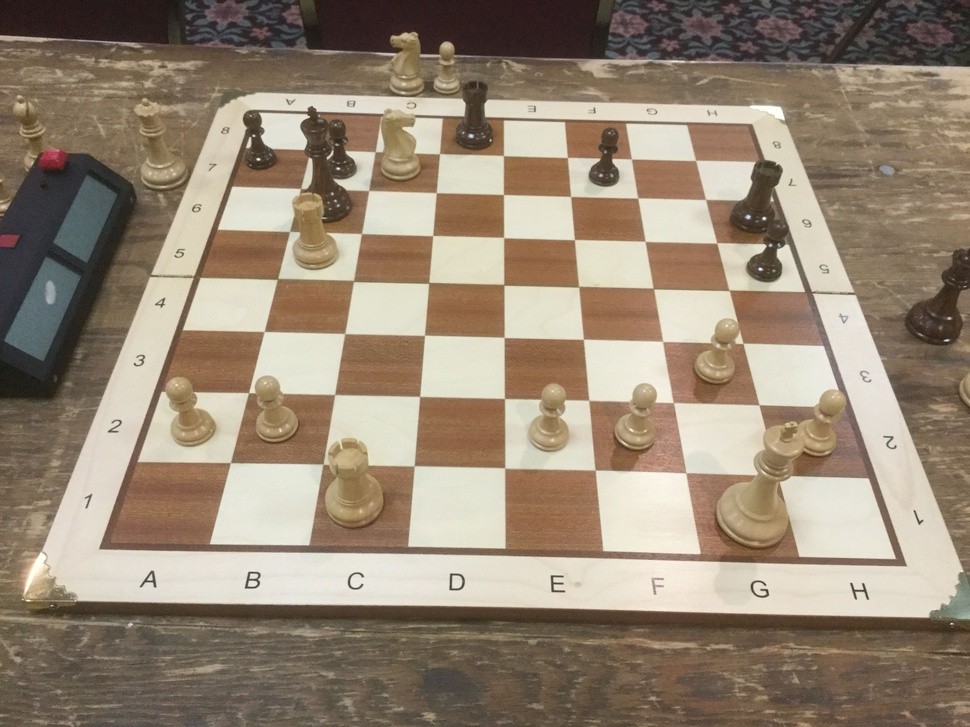
#> input picture data/chessboard.jpeg, 970 x 727 px, shrunk from 3264 x 2448 before the run
$ jupyter execute fail-three.ipynb
#> lines starting #> are read from the running program, lines starting #| are printed output that depends on the picture; after the words box and inside, x2 and y2 are one past the last pixel; in counts of white or black regions, pixels touching at a corner belong together
[cell 1]
from matplotlib import pyplot as plt
import cv2
import numpy as np
import os

def load_image(image_path):
    """Load and convert an image to grayscale."""
#> called with image_path = '../data/chessboard.jpeg'
    if not os.path.exists(image_path):
        raise FileNotFoundError(f"Image not found: {image_path}")
    image = cv2.imread(image_path)
#> image is the input picture: shape (727, 970, 3); mean B, G, R 117.2, 135.6, 151.1
    image_gray = cv2.cvtColor(image, cv2.COLOR_BGR2GRAY)
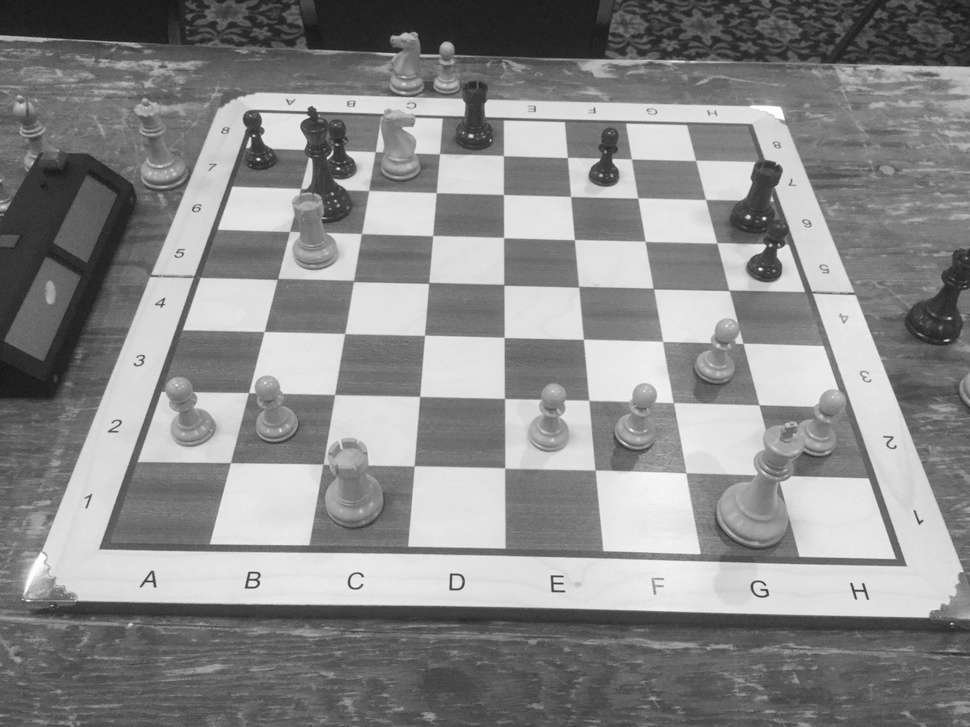
#> image_gray: shape (727, 970); min 18, max 254, mean 138.2
    return image, image_gray

def detect_edges(image_gray, threshold1=50, threshold2=150, aperture_size=3):
    """Detect edges using the Canny edge detector."""
#> called with threshold1 = 50, threshold2 = 150, aperture_size = 3
    return cv2.Canny(image_gray, threshold1, threshold2, apertureSize=aperture_size)
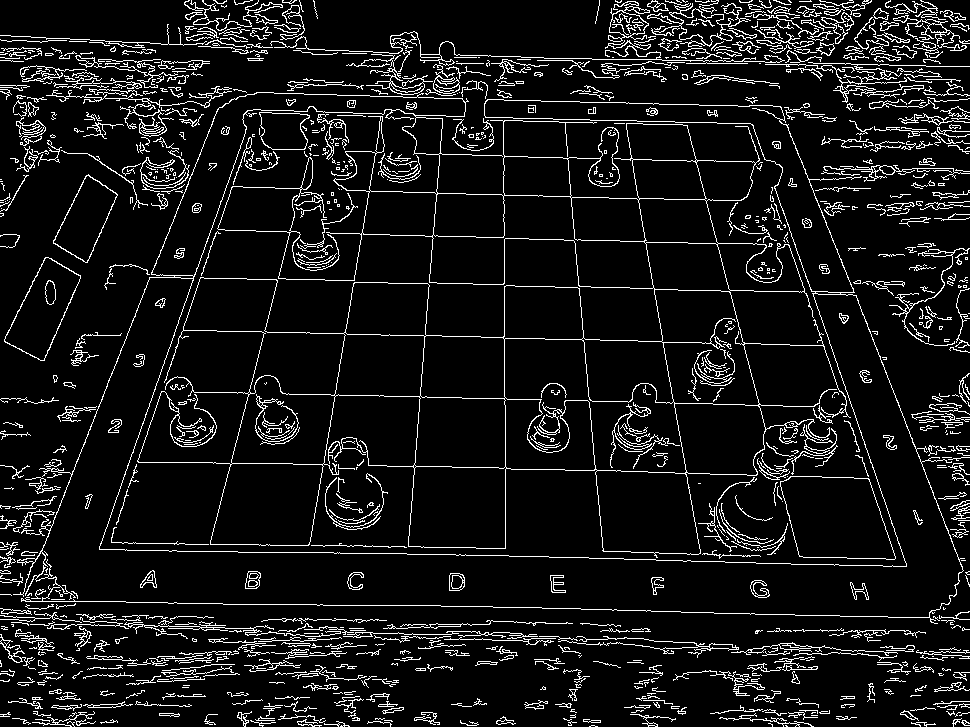
#> returned value: shape (727, 970); 8.7% white in thin lines or dots

def detect_lines(edges, rho=1, theta=np.pi/180, threshold=100, min_line_length=50, max_line_gap=5):
    """Detect lines using the Hough Line Transform."""
    return cv2.HoughLinesP(edges, rho, theta, threshold, minLineLength=min_line_length, maxLineGap=max_line_gap)

def find_chessboard_corners(lines):
    """Find the corners of the chessboard from the detected lines."""
    if lines is None:
        raise ValueError("No lines detected, cannot find chessboard corners.")

    # Group lines by their orientations
    horizontal_lines = []
    vertical_lines = []
    for line in lines:
        x1, y1, x2, y2 = line[0]
        if abs(y2 - y1) < abs(x2 - x1):  # Horizontal line
            horizontal_lines.append((x1, y1, x2, y2))
        else:  # Vertical line
            vertical_lines.append((x1, y1, x2, y2))

    # Sort lines by their positions
    horizontal_lines = sorted(horizontal_lines, key=lambda x: x[1])  # Sort by y-coordinate
    vertical_lines = sorted(vertical_lines, key=lambda x: x[0])      # Sort by x-coordinate

    # Use the top-most, bottom-most, left-most, and right-most lines
    if len(horizontal_lines) < 2 or len(vertical_lines) < 2:
        raise ValueError("Not enough lines to determine chessboard corners.")

    top_line = horizontal_lines[0]
    bottom_line = horizontal_lines[-1]
    left_line = vertical_lines[0]
    right_line = vertical_lines[-1]

    # Find intersections of these lines to determine the corners
    def line_intersection(line1, line2):
        x1, y1, x2, y2 = line1
        x3, y3, x4, y4 = line2
        denom = (x1 - x2) * (y3 - y4) - (y1 - y2) * (x3 - x4)
        if denom == 0:
            raise ValueError("Lines do not intersect.")
        px = ((x1 * y2 - y1 * x2) * (x3 - x4) - (x1 - x2) * (x3 * y4 - y3 * x4)) / denom
        py = ((x1 * y2 - y1 * x2) * (y3 - y4) - (y1 - y2) * (x3 * y4 - y3 * x4)) / denom
        return int(px), int(py)

    top_left = line_intersection(top_line, left_line)
    top_right = line_intersection(top_line, right_line)
    bottom_left = line_intersection(bottom_line, left_line)
    bottom_right = line_intersection(bottom_line, right_line)

    return np.array([top_left, top_right, bottom_right, bottom_left], dtype="float32")

def crop_chessboard(image, corners):
    """Crop the image to extract only the chessboard area."""
    # Order points in consistent order: top-left, top-right, bottom-right, bottom-left
    def order_points(points):
        rect = np.zeros((4, 2), dtype="float32")
        s = points.sum(axis=1)
        rect[0] = points[np.argmin(s)]
        rect[2] = points[np.argmax(s)]
        diff = np.diff(points, axis=1)
        rect[1] = points[np.argmin(diff)]
        rect[3] = points[np.argmax(diff)]
        return rect

    rect = order_points(corners)

    # Determine width and height of the chessboard
    (tl, tr, br, bl) = rect
    width = max(int(np.linalg.norm(br - bl)), int(np.linalg.norm(tr - tl)))
    height = max(int(np.linalg.norm(tr - br)), int(np.linalg.norm(tl - bl)))

    # Create destination points for perspective transformation
    dst = np.array([[0, 0], [width - 1, 0], [width - 1, height - 1], [0, height - 1]], dtype="float32")

    # Perform the perspective warp
    matrix = cv2.getPerspectiveTransform(rect, dst)
    return cv2.warpPerspective(image, matrix, (width, height))

# File Path (Ensure this is correct relative to your environment)
image_path = "../data/chessboard.jpeg"

# Main Process
try:
    # Load image
    original, image_gray = load_image(image_path)
    plt.figure(figsize=(12, 6))
    plt.subplot(1, 3, 1)
    plt.imshow(cv2.cvtColor(original, cv2.COLOR_BGR2RGB))
    plt.title("Original Image")
    plt.axis('off')

    # Edge Detection
    edges = detect_edges(image_gray)
    plt.subplot(1, 3, 2)
    plt.imshow(edges, cmap='gray')
    plt.title("Detected Edges")
    plt.axis('off')

    # Line Detection
    lines = detect_lines(edges)
#> lines = 86 rows, first 6: [549, 557, 623, 558], [467, 55, 543, 57], [60, 624, 131, 626], [169, 626, 224, 627], [164, 382, 248, 138], [268, 604, 381, 605]
    line_image = original.copy()
    if lines is not None:
        for line in lines:
            x1, y1, x2, y2 = line[0]
            cv2.line(line_image, (x1, y1), (x2, y2), (0, 255, 0), 2)
#> this loop made 86 passes
#> (x1, y1, x2, y2) on passes 1 to 12: (549, 557, 623, 558), (467, 55, 543, 57), (60, 624, 131, 626), (169, 626, 224, 627), (164, 382, 248, 138), (268, 604, 381, 605), (0, 35, 83, 39), (316, 111, 388, 114), (784, 118, 895, 395), (633, 59, 799, 62), (137, 461, 196, 462), (805, 273, 906, 566)
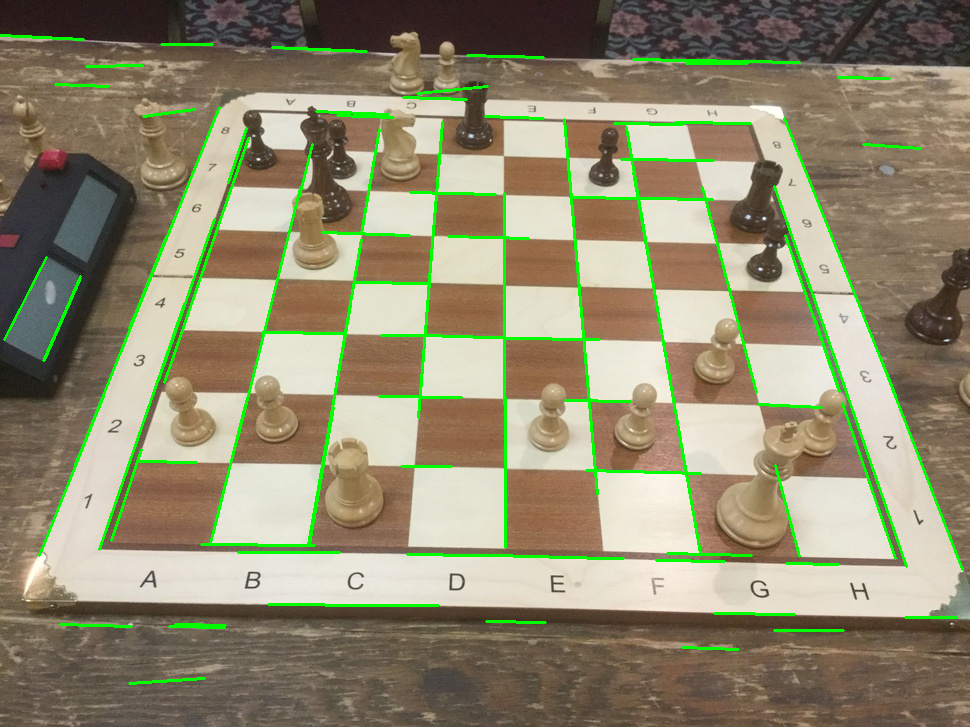
#> line_image: shape (727, 970, 3); 3.84% of pixels changed, all inside (x1, y1, x2, y2) = (0, 34, 964, 685)
    plt.subplot(1, 3, 3)
    plt.imshow(cv2.cvtColor(line_image, cv2.COLOR_BGR2RGB))
    plt.title("Detected Lines")
    plt.axis('off')
    plt.show()
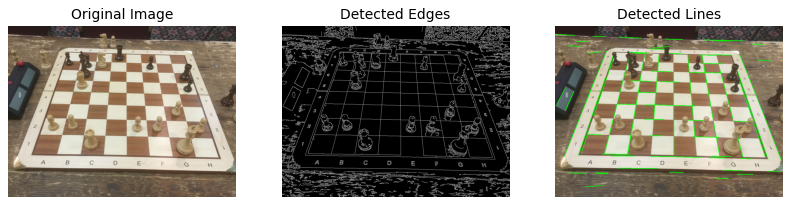
#> figure drawn by matplotlib, 3 panels

    # Find Chessboard Corners
    corners = find_chessboard_corners(lines)
#> the loop in find_chessboard_corners, `for line in lines:` made 86 passes
#> after the loop in find_chessboard_corners, `for line in lines:`: horizontal_lines = 52 items, first 6: (549, 557, 623, 558), (467, 55, 543, 57), (60, 624, 131, 626), (169, 626, 224, 627), (268, 604, 381, 605), (0, 35, 83, 39); vertical_lines = 34 items, first 6: (164, 382, 248, 138), (784, 118, 895, 395), (805, 273, 906, 566), (75, 464, 219, 107), (815, 320, 839, 391), (633, 172, 700, 553)
#> in find_chessboard_corners, `horizontal_lines = sorted(horizontal_lines, key=lambda x: x[1])`: horizontal_lines = 52 items, first 6: (0, 35, 83, 39), (161, 44, 212, 44), (272, 47, 366, 51), (467, 55, 543, 57), (633, 59, 799, 62), (686, 63, 747, 63)
#> in find_chessboard_corners, `vertical_lines = sorted(vertical_lines, key=lambda x: x[0])`: vertical_lines = 34 items, first 6: (4, 339, 46, 257), (39, 555, 103, 396), (43, 360, 80, 276), (44, 360, 80, 278), (75, 464, 219, 107), (99, 549, 184, 303)
#> in find_chessboard_corners, `top_line = horizontal_lines[0]`: top_line = (0, 35, 83, 39)
#> in find_chessboard_corners, `bottom_line = horizontal_lines[-1]`: bottom_line = (129, 683, 204, 678)
#> in find_chessboard_corners, `left_line = vertical_lines[0]`: left_line = (4, 339, 46, 257)
#> in find_chessboard_corners, `right_line = vertical_lines[-1]`: right_line = (888, 378, 962, 569)
#> in line_intersection, `x1, y1, x2, y2 = line1`: x1 = 0; y1 = 35; x2 = 83; y2 = 39
#> in line_intersection, `x3, y3, x4, y4 = line2`: x3 = 4; y3 = 339; x4 = 46; y4 = 257
#> in line_intersection, `denom = (x1 - x2) * (y3 - y4) - (y1 - y2) * (x3 - x4)`: denom = -6974
#> in line_intersection, `px = ((x1 * y2 - y1 * x2) * (x3 - x4) - (x1 - x2) * (x3 * y4 - y3 * x4..`: px = 155.9
#> in line_intersection, `py = ((x1 * y2 - y1 * x2) * (y3 - y4) - (y1 - y2) * (x3 * y4 - y3 * x4..`: py = 42.51
#> in find_chessboard_corners, `top_left = line_intersection(top_line, left_line)`: top_left = (155, 42)
#> in find_chessboard_corners, `top_right = line_intersection(top_line, right_line)`: top_right = (769, 72)
#> in find_chessboard_corners, `bottom_left = line_intersection(bottom_line, left_line)`: bottom_left = (-182, 703)
#> in find_chessboard_corners, `bottom_right = line_intersection(bottom_line, right_line)`: bottom_right = (984, 625)
#> corners = [[155, 42], [769, 72], [984, 625], [-182, 703]]

    # Crop Chessboard
    cropped_chessboard = crop_chessboard(original, corners)
#> in order_points, `s = points.sum(axis=1)`: s = [197, 841, 1609, 521]
#> in order_points, `diff = np.diff(points, axis=1)`: diff = [-113, -697, -359, 885]
#> in crop_chessboard, `rect = order_points(corners)`: rect = [[155, 42], [769, 72], [984, 625], [-182, 703]]
#> in crop_chessboard, `(tl, tr, br, bl) = rect`: tl = [155, 42]; tr = [769, 72]; br = [984, 625]; bl = [-182, 703]
#> in crop_chessboard, `width = max(int(np.linalg.norm(br - bl)), int(np.linalg.norm(tr - tl)))`: width = 1168
#> in crop_chessboard, `height = max(int(np.linalg.norm(tr - br)), int(np.linalg.norm(tl - bl)))`: height = 741
#> in crop_chessboard, `dst = np.array([[0, 0], [width - 1, 0], [width - 1, height - 1], [0, h..`: dst = [[0, 0], [1167, 0], [1167, 740], [0, 740]]
#> in crop_chessboard, `matrix = cv2.getPerspectiveTransform(rect, dst)`: matrix = [[1.68, 0.856, -296.3], [-0.108, 2.21, -76.13], [-0.000253, 0.00139, 1]]
#> in crop_chessboard, `return cv2.warpPerspective(image, matrix, (width, height))`:
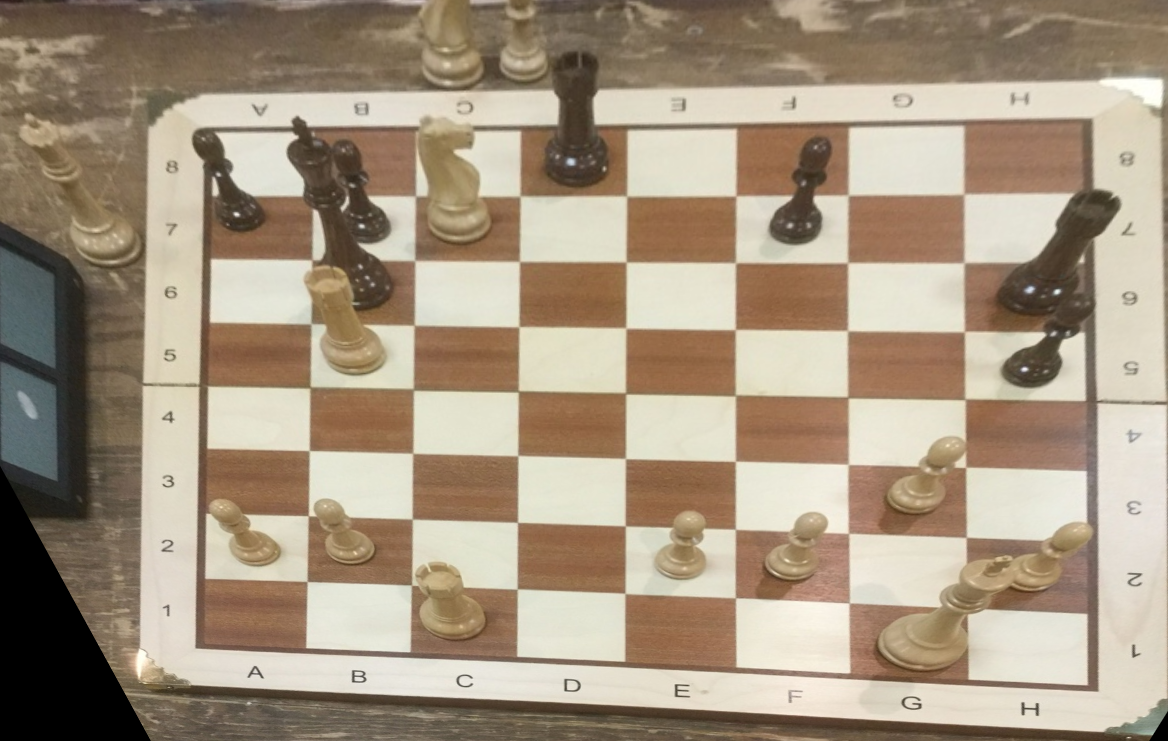
#> returned value: shape (741, 1168, 3); mean of channels 0, 1, 2 128.9, 149.3, 165.3; drawn as B, G, R

    # Display the cropped chessboard
    plt.imshow(cv2.cvtColor(cropped_chessboard, cv2.COLOR_BGR2RGB))
    plt.title("Isolated Chessboard")
    plt.axis('off')
    plt.show()

except Exception as e:
    print(f"Error: {e}")
